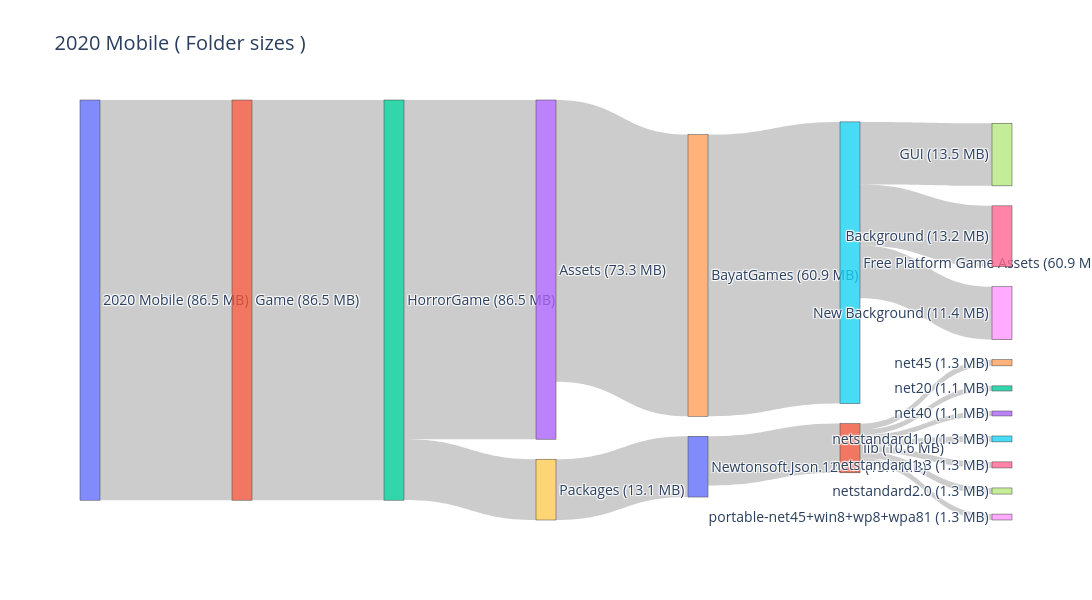
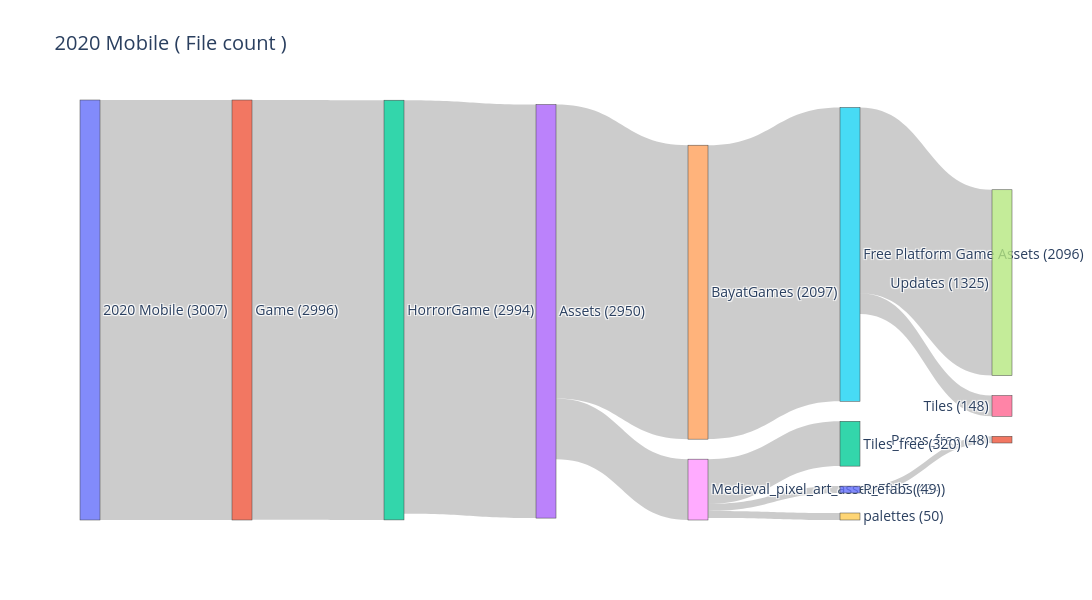

The code cell stored with these charts, in order, in its notebook:
### Code cell
plot_sankey(*generate_sankey_from_tree_dfs(generate_directory_tree(MobileProjectPath), display_mode=DisplayMode.SIZE,max_depth=7,skip_threshold=0.04),title=getProjectNameFromPath(MobileProjectPath) + " ( Folder sizes )",height=600)
plot_sankey(*generate_sankey_from_tree_dfs(generate_directory_tree(MobileProjectPath), display_mode=DisplayMode.FILE_COUNT,max_depth=7,skip_threshold=0.07),title=getProjectNameFromPath(MobileProjectPath) + " ( File count )",height=600)

### Figure 1 — Plotly figure (JSON) as saved in the notebook; plotly's stock layout.template omitted (floating-point values rounded to 4 significant figures)
{"data": [{"arrangement": "snap", "link": {"source": [0, 1, 2, 3, 4, 5, 5, 5, 2, 9, 10, 11, 11, 11, 11, 11, 11, 11], "target": [1, 2, 3, 4, 5, 6, 7, 8, 9, 10, 11, 12, 13, 14, 15, 16, 17, 18], "value": [90721709, 90719381, 76895504, 63850140, 63849947, 13799872, 14195630, 12005780, 13779530, 13777699, 11161943, 1164907, 1126154, 1396795, 1344520, 1371540, 1388876, 1344000]}, "node": {"align": "left", "label": ["2020 Mobile (86.5 MB)", "Game (86.5 MB)", "HorrorGame (86.5 MB)", "Assets (73.3 MB)", "BayatGames (60.9 MB)", "Free Platform Game Assets (60.9 MB)", "Background (13.2 MB)", "GUI (13.5 MB)", "New Background (11.4 MB)", "Packages (13.1 MB)", "Newtonsoft.Json.12.0.3 (13.1 MB)", "lib (10.6 MB)", "net20 (1.1 MB)", "net40 (1.1 MB)", "net45 (1.3 MB)", "netstandard1.0 (1.3 MB)", "netstandard1.3 (1.3 MB)", "netstandard2.0 (1.3 MB)", "portable-net45+win8+wp8+wpa81 (1.3 MB)"]}, "type": "sankey"}], "layout": {"font": {"size": 14}, "height": 600, "title": {"text": "2020 Mobile ( Folder sizes )"}, "width": 1800}}

### Figure 2 — Plotly figure (JSON) as saved in the notebook; plotly's stock layout.template omitted (floating-point values rounded to 4 significant figures)
{"data": [{"arrangement": "snap", "link": {"source": [0, 1, 2, 3, 4, 5, 5, 3, 8, 8, 10, 8], "target": [1, 2, 3, 4, 5, 6, 7, 8, 9, 10, 11, 12], "value": [2996, 2994, 2950, 2097, 2096, 148, 1325, 434, 50, 49, 48, 320]}, "node": {"align": "left", "label": ["2020 Mobile (3007)", "Game (2996)", "HorrorGame (2994)", "Assets (2950)", "BayatGames (2097)", "Free Platform Game Assets (2096)", "Tiles (148)", "Updates (1325)", "Medieval_pixel_art_asset_FREE (434)", "palettes (50)", "Prefabs (49)", "Props_free (48)", "Tiles_free (320)"]}, "type": "sankey"}], "layout": {"font": {"size": 14}, "height": 600, "title": {"text": "2020 Mobile ( File count )"}, "width": 1800}}
